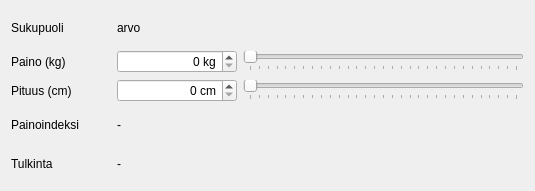
<?xml version="1.0" encoding="UTF-8"?>
<ui version="4.0">
 <class>Paaikkuna</class>
 <widget class="QMainWindow" name="Paaikkuna">
  <property name="geometry">
   <rect>
    <x>0</x>
    <y>0</y>
    <width>535</width>
    <height>191</height>
   </rect>
  </property>
  <property name="minimumSize">
   <size>
    <width>535</width>
    <height>0</height>
   </size>
  </property>
  <property name="windowTitle">
   <string>Painoindeksilaskin</string>
  </property>
  <widget class="QWidget" name="centralWidget">
   <layout class="QGridLayout" name="gridLayout">
    <item row="0" column="0">
     <widget class="QLabel" name="label_sukupuoli">
      <property name="text">
       <string>Sukupuoli</string>
      </property>
     </widget>
    </item>
    <item row="0" column="1">
     <widget class="QLabel" name="label_arvo_sukupuoli">
      <property name="text">
       <string>arvo</string>
      </property>
     </widget>
    </item>
    <item row="1" column="0">
     <widget class="QLabel" name="label_paino">
      <property name="minimumSize">
       <size>
        <width>100</width>
        <height>0</height>
       </size>
      </property>
      <property name="text">
       <string>Paino (kg)</string>
      </property>
     </widget>
    </item>
    <item row="1" column="1">
     <widget class="QSpinBox" name="spinBox_paino">
      <property name="minimumSize">
       <size>
        <width>120</width>
        <height>0</height>
       </size>
      </property>
      <property name="maximumSize">
       <size>
        <width>16777215</width>
        <height>16777215</height>
       </size>
      </property>
      <property name="alignment">
       <set>Qt::AlignRight|Qt::AlignTrailing|Qt::AlignVCenter</set>
      </property>
      <property name="suffix">
       <string> kg</string>
      </property>
      <property name="maximum">
       <number>300</number>
      </property>
     </widget>
    </item>
    <item row="1" column="2">
     <widget class="QSlider" name="Slider_paino">
      <property name="minimumSize">
       <size>
        <width>280</width>
        <height>0</height>
       </size>
      </property>
      <property name="maximum">
       <number>300</number>
      </property>
      <property name="orientation">
       <enum>Qt::Horizontal</enum>
      </property>
      <property name="tickPosition">
       <enum>QSlider::TicksBelow</enum>
      </property>
     </widget>
    </item>
    <item row="2" column="0">
     <widget class="QLabel" name="label_pituus">
      <property name="text">
       <string>Pituus (cm)</string>
      </property>
     </widget>
    </item>
    <item row="2" column="1">
     <widget class="QSpinBox" name="spinBox_pituus">
      <property name="minimumSize">
       <size>
        <width>120</width>
        <height>0</height>
       </size>
      </property>
      <property name="maximumSize">
       <size>
        <width>16777215</width>
        <height>16777215</height>
       </size>
      </property>
      <property name="alignment">
       <set>Qt::AlignRight|Qt::AlignTrailing|Qt::AlignVCenter</set>
      </property>
      <property name="suffix">
       <string> cm</string>
      </property>
      <property name="maximum">
       <number>300</number>
      </property>
     </widget>
    </item>
    <item row="2" column="2">
     <widget class="QSlider" name="Slider_pituus">
      <property name="minimumSize">
       <size>
        <width>280</width>
        <height>0</height>
       </size>
      </property>
      <property name="maximum">
       <number>300</number>
      </property>
      <property name="orientation">
       <enum>Qt::Horizontal</enum>
      </property>
      <property name="tickPosition">
       <enum>QSlider::TicksBelow</enum>
      </property>
     </widget>
    </item>
    <item row="3" column="0">
     <widget class="QLabel" name="label_painoindeksi">
      <property name="text">
       <string>Painoindeksi</string>
      </property>
     </widget>
    </item>
    <item row="3" column="1">
     <widget class="QLabel" name="label_arvo_painoindeksi">
      <property name="text">
       <string>-</string>
      </property>
     </widget>
    </item>
    <item row="4" column="0">
     <widget class="QLabel" name="label_tulkinta">
      <property name="text">
       <string>Tulkinta</string>
      </property>
     </widget>
    </item>
    <item row="4" column="1" colspan="2">
     <widget class="QLabel" name="label_arvo_tulkinta">
      <property name="text">
       <string>-</string>
      </property>
     </widget>
    </item>
   </layout>
  </widget>
  <widget class="QMenuBar" name="menuBar">
   <property name="geometry">
    <rect>
     <x>0</x>
     <y>0</y>
     <width>535</width>
     <height>26</height>
    </rect>
   </property>
   <property name="font">
    <font>
     <weight>75</weight>
     <bold>true</bold>
    </font>
   </property>
  </widget>
 </widget>
 <layoutdefault spacing="6" margin="11"/>
 <resources/>
 <connections>
  <connection>
   <sender>spinBox_paino</sender>
   <signal>valueChanged(int)</signal>
   <receiver>Slider_paino</receiver>
   <slot>setValue(int)</slot>
   <hints>
    <hint type="sourcelabel">
     <x>137</x>
     <y>75</y>
    </hint>
    <hint type="destinationlabel">
     <x>237</x>
     <y>69</y>
    </hint>
   </hints>
  </connection>
  <connection>
   <sender>spinBox_pituus</sender>
   <signal>valueChanged(int)</signal>
   <receiver>Slider_pituus</receiver>
   <slot>setValue(int)</slot>
   <hints>
    <hint type="sourcelabel">
     <x>124</x>
     <y>123</y>
    </hint>
    <hint type="destinationlabel">
     <x>249</x>
     <y>110</y>
    </hint>
   </hints>
  </connection>
  <connection>
   <sender>Slider_paino</sender>
   <signal>valueChanged(int)</signal>
   <receiver>spinBox_paino</receiver>
   <slot>setValue(int)</slot>
   <hints>
    <hint type="sourcelabel">
     <x>331</x>
     <y>78</y>
    </hint>
    <hint type="destinationlabel">
     <x>126</x>
     <y>91</y>
    </hint>
   </hints>
  </connection>
  <connection>
   <sender>Slider_pituus</sender>
   <signal>valueChanged(int)</signal>
   <receiver>spinBox_pituus</receiver>
   <slot>setValue(int)</slot>
   <hints>
    <hint type="sourcelabel">
     <x>325</x>
     <y>113</y>
    </hint>
    <hint type="destinationlabel">
     <x>116</x>
     <y>126</y>
    </hint>
   </hints>
  </connection>
 </connections>
</ui>
